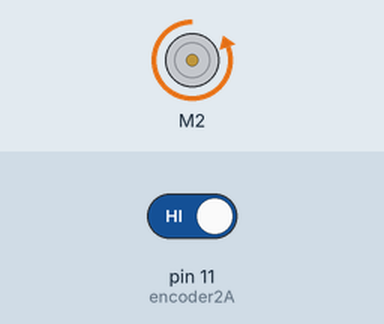
A sketch run on a simulated Arduino Uno, built with avr-gcc and run on an emulated ATmega328P. Shown: DC motor (green arrow = forward, orange = backward, longer = faster). Inputs (shaded band) come from the test bench; at power-on: pin 11 (encoder2A) HIGH. What the sketch prints to the serial monitor is not drawn.

Above: at 0.1 s.
At 37.3 s:
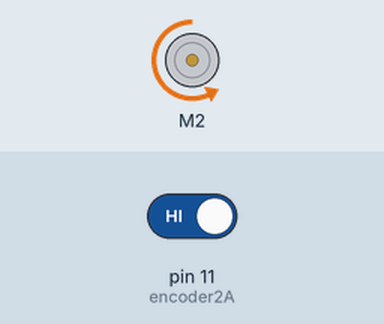
Timing chart, 0 to 38.8 s (numbered marks = the images above):
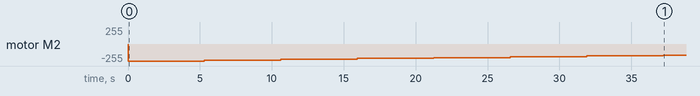

The sketch:

Caliibrating_Motor_MDP_2.ino
```cpp
//A Program to help in calibrating the motor's rpm
#include "DualVNH5019MotorShield.h"
DualVNH5019MotorShield md;
#define sampleSize  500
#define sampleFrom  125
#define sampleTo    375

int encoder1A = 3; //3 for motor 1, 11 for motor 2
int encoder1B = 5; //5 for motor 1, 13 for motor 2
int encoder2A = 11;
int encoder2B = 13;
unsigned long timing = 0;
int sample = sampleSize;
int i = -400;

boolean collectData = true;

void setup() {
  // put your setup code here, to run once:
  md.init();
  pinMode(encoder1A, INPUT);
  pinMode(encoder1B, INPUT);
  pinMode(encoder2A, INPUT);
  pinMode(encoder2B, INPUT);
  Serial.begin(9600);
  Serial.println("PWM set: -400");

}

void loop() {
while (collectData){
  md.setM2Speed(i); //change
  if(sample>1){
    noInterrupts();
    timing = pulseIn(encoder2A, HIGH, 10000UL); //change
    interrupts();

    //timingB = pulseIn(encoderA, HIGH);
    if (sample <= sampleTo && sample >= sampleFrom)
      {Serial.println(timing);}
    sample--;
  }
  else{
    if(i<400){
      i+=20;
      sample = sampleSize;
      Serial.print("PWM set: ");
      Serial.println(i);
    }
    else{
      Serial.println("Done!");
      md.setM2Speed(0); //change
      collectData = false;
    }
  }
}
}
```

Measured:
- by itself, motor M2: stopped → backward 255/255 at 0.00 s, → backward 242/255 5.3 s later, → backward 229/255 5.3 s later, → backward 216/255 5.3 s later, … (8 changes in this stretch)
